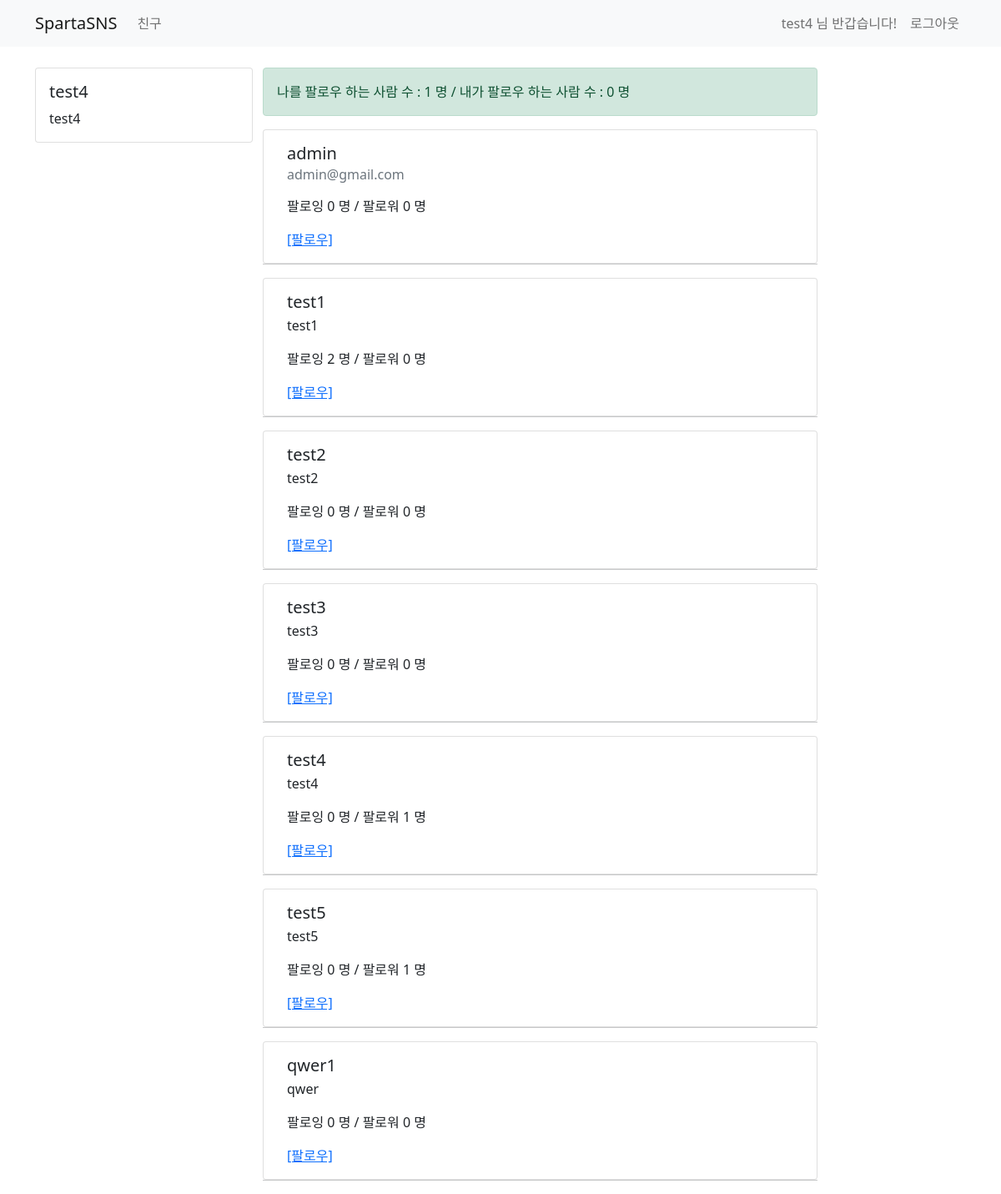
Page /user/ (signed in) on the committed database.
### user/models.py (models this page shows)
class UserModel(AbstractUser):
    class Meta:
        db_table = "my_user"
    bio = models.CharField(max_length=256, default='')
    follow = models.ManyToManyField(settings.AUTH_USER_MODEL, related_name='followee')

### user/views.py (the view)
# urls.py: path('user/', views.user_view, name='user-list'),
@login_required
def user_view(request):
    if request.method == 'GET':
        user_list = UserModel.objects.all()
        return render(request, 'user/user_list.html', {'user_list': user_list})

### templates/user/user_list.html (shortened to what this page needs)
{% extends 'base.html' %}
{% block content %}
    <div class="container timeline-container">
        <div class="row">
            <div class="col-md-3">
                <div class="card">
                    <div class="card-body">
                        <h5 class="card-title">{{ user.username }}</h5>
                        <p class="card-text"> {{ user.bio }}</p>
                    </div>
                </div>
            </div>
            <div class="col-md-7">
                <div class="row">
                    <div class="alert alert-success" role="alert">
                        나를 팔로우 하는 사람 수 : {{ user.followee.count }} 명 / 내가 팔로우 하는 사람 수 : {{ user.follow.count }} 명
                    </div>
                </div>
                <div class="row">
                    {% for ul in user_list %}
                        <div class="card">
                            <div class="card-body">
                                <h5 class="card-title">{{ ul.username }}</h5>
                                <h6 class="card-subtitle mb-2 text-muted">{{ ul.email }}</h6>
                                <p class="card-text">
                                    {{ ul.bio }}
                                </p>
                                <p class="card-text">
                                    팔로잉 {{ ul.follow.count }} 명 / 팔로워 {{ ul.followee.count }} 명
                                </p>
                                {% if ul in user.follow.all %}
                                    <a href="/user/follow/{{ ul.id }}" class="card-link">[팔로우 취소]</a>
                                {% else %}
                                    <a href="/user/follow/{{ ul.id }}" class="card-link">[팔로우]</a>
                                {% endif %}
                            </div>
                        </div>
                        <hr>
                    {% endfor %}
                </div>
            </div>
            <div class="col-md-2"></div>
        </div>
    </div>
{% endblock %}

### templates/base.html (shortened to what this page needs)
<!DOCTYPE html>
<html lang="en">
<head>
    <link href="https://cdn.jsdelivr.net/npm/bootstrap@5.0.0-beta3/dist/css/bootstrap.min.css" rel="stylesheet"
>
</head>
<body>
<nav class="navbar navbar-expand-lg navbar-light bg-light">
    <div class="container">
        <a class="navbar-brand" href="/">SpartaSNS</a>
        {% if user.is_authenticated %}
            <div class="collapse navbar-collapse" id="navbarSupportedContent">
                <ul class="navbar-nav mr-auto">
                    <li class="nav-item">
                        <a class="nav-link" href="/user"> 친구 </a>
                    </li>
                </ul>
            </div>
        {% endif %}
        <form class="form-inline my-2 my-lg-0">
            {% if not user.is_authenticated %}
                <ul class="navbar-nav mr-auto">
                    <li class="nav-item active">
                        <a class="nav-link" href="/sign-in"> 로그인 <span class="sr-only"></span></a>
                    </li>
                    <li class="nav-item active">
                        <a class="nav-link" href="/sign-up"> 회원가입 <span class="sr-only"></span></a>
                    </li>
                </ul>
            {% else %}
                <ul class="navbar-nav mr-auto">
                    <li class="nav-item" disabled>
                        <span class="nav-link">
                            {{ user.username }} 님 반갑습니다!
                        </span>
                    </li>
                    <li class="nav-item">
                        <a class="nav-link" href="/logout"> 로그아웃 </a>
                    </li>
                </ul>
            {% endif %}
        </form>
    </div>
</nav>
{% block content %}
{% endblock %}
</body>
</html>

### templates/base.html (style rules this page uses)
.timeline-container { margin-top: 25px }

### rows in the picture
UserModel: username "test4", bio "test4", followee.count "1", follow.count "0"
UserModel: username "admin", email "admin@gmail.com", follow.count "0", followee.count "0"
UserModel: username "test1", bio "test1", follow.count "2", followee.count "0"
UserModel: username "test2", bio "test2", follow.count "0", followee.count "0"
UserModel: username "test3", bio "test3", follow.count "0", followee.count "0"
UserModel: username "test5", bio "test5", follow.count "0", followee.count "1"
UserModel: username "qwer1", bio "qwer", follow.count "0", followee.count "0"
